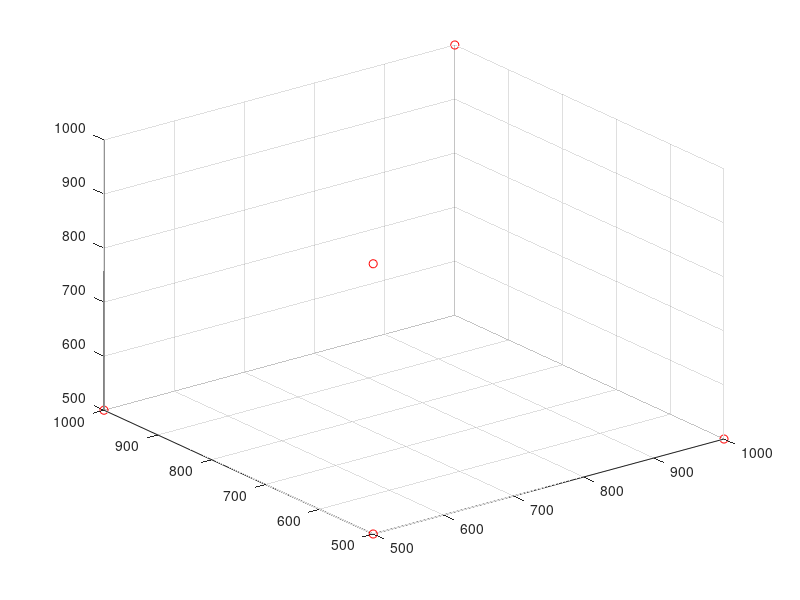

The MATLAB source for this figure: (Note: this script raises an error after producing the figure.)

clear all; close all;
global e1 e2 e3 e4 e5 Uc Vc Up Vp Nb_Points;
format long;
VAR=0;
% CAMERA MODEL 1 (translation T1, rotation R1 with respect to O)
au1=85;av1=90;uo1=130;vo1=135;
A1=[au1 0 uo1 0;0 av1 vo1 0;0 0 1 0];
a=0;b=0;c=0;
tx=0;ty=0;tz=0;
Rx=[1 0 0;0 cos(a) -sin(a);0 sin(a) cos(a)];
Ry=[cos(b) 0 sin(b);0 1 0;-sin(b) 0 cos(b)];
Rz=[cos(c) -sin(c) 0;sin(c) cos(c) 0;0 0 1];
R1=Rz*Ry*Rx;
T1=[tx;ty;tz];
RT1=[R1 T1;0 0 0 1];
ART1=A1*RT1;
% CAMERA MODEL 2 (translation T2, rotation R2 with respect to O)
au2=85;av2=90;uo2=130;vo2=135;
a=0.1;b=0.7;c=0.2;
tx=1000;ty=-400;tz=230;
Rx=[1 0 0;0 cos(a) -sin(a);0 sin(a) cos(a)];
Ry=[cos(b) 0 sin(b);0 1 0;-sin(b) 0 cos(b)];
Rz=[cos(c) -sin(c) 0;sin(c) cos(c) 0;0 0 1];
R2=Rz*Ry*Rx;
T2=[tx;ty;tz];
RT2=[R2 T2;0 0 0 1];
A2=[au2 0 uo2 0;0 av2 vo2 0;0 0 1 0];
ART2=A2*RT2;
% VECTORS OF 3-D POINTS
V(:,1) = [1000;500;500;1];
V(:,2) = [500;1000;500;1];
V(:,3) = [500;500;1000;1];
V(:,4) = [500;500;500;1];
V(:,5) = [1000;1000;1000;1];
scatter3(V(1,:), V(2,:), V(3,:),'r')

V(:,20) = [300;-431;3000;1];
V(:,11) = [500;-400;4020;1];
V(:,6) = [100;-50;4000;1];
V(:,7) = [300;-50;2000;1];
V(:,8) = [500;-50;3000;1];
V(:,9) = [700;-50;4000;1];
V(:,10) = [900;-50;2000;1];
V(:,12) = [300;50;4000;1];
V(:,13) = [500;50;2000;1];
V(:,14) = [700;50;3000;1];
V(:,15) = [900;50;4000;1];
V(:,16) = [100;400;2000;1];
V(:,17) = [500;400;3000;1];
V(:,18) = [500;400;4000;1];
V(:,19) = [700;400;2000;1];
V(:,21) = [450;75;2500;1];
V(:,22) = [375;25;2100;1];
V(:,23) = [450;30;1400;1];
V(:,24) = [300;-40;3200;1];
V(:,25) = [350;75;2000;1];
V(:,26) = [550;75;2300;1];
V(:,27) = [395;250;2100;1];
V(:,28) = [150;300;1000;1];
V(:,29) = [100;-80;2200;1];
V(:,30) = [450;175;1000;1];
V(:,31) = [345;-75;1500;1];
V(:,32) = [275;125;2350;1];
V(:,33) = [150;-30;1700;1];
V(:,34) = [600;-100;2000;1];
V(:,35) = [280;-50;1830;1];
V(:,36) = [145;-175;1700;1];
V(:,37) = [420;185;2400;1];
V(:,38) = [550;-70;1600;1];
V(:,39) = [705;-120;1000;1];
V(:,40) = [380;-70;700;1];

Nb_Points=40;

for i=1:Nb_Points,
P1(:,i) = ART1*V(:,i);
Uc(i) = P1(1,i)/P1(3,i);
Vc(i) = P1(2,i)/P1(3,i);
P2(:,i) = ART2*V(:,i);
Up(i) = P2(1,i)/P2(3,i);
Vp(i) = P2(2,i)/P2(3,i);
end

for i=1:Nb_Points-5,
 cx(i)=mean(V(1,:));
 cy(i)=mean(V(2,:));
 cz(i)=mean(V(3,:));
end

e1=V(1:4,1);
e2=V(1:4,2);
e3=V(1:4,3);
e4=V(1:4,4);
e5=V(1:4,5);

M1c=[85 0 130 0];%+[5 0 -4 0];
M2c=[0 90 135 0];%+[0 -3 5 0];
M3c=[0 0 1 0];
M1p=[85 0 130 0];%+[4 -3 1 5];
M2p=[0 90 135 0];%+[-6 1 4 -2];
M3p=[0 0 1 0];%+[1 2 -1 0];

X0=[M1c,M2c,M3c,M1p,M2p,M3p,cx,cy,cz];

options = optimoptions('lsqnonlin','Algorithm','levenberg-marquardt' ,'TolX',0.00000000001,'TolFun',0.00000000001);
[X,W] = lsqnonlin(@project, X0,[],[],options)
X
P3D=[X(24+1:24+Nb_Points-5);X(24+Nb_Points-5+1:24+2*(Nb_Points-5));X(24+2*(Nb_Points-5)+1:24+3*(Nb_Points-5))];
Erreur_Points=P3D-V(1:3,6:Nb_Points)
Erreur_max=max(max(abs(Erreur_Points)))
Erreur_moy=mean(mean(abs(Erreur_Points)))

M1c=X(1:4);
M2c=X(5:8);
M3c=X(9:12);
Mc=[M1c;M2c;M3c];
Erreur_cam=Mc-ART1

M1p=X(13:16);
M2p=X(17:20);
M3p=X(21:24);
Mp=[M1p;M2p;M3p];
Erreur_proj=Mp-ART2

for i=1:5,
P=[Mc(1,1)-Mc(3,1)*Uc(i),Mc(1,2)-Mc(3,2)*Uc(i),Mc(1,3)-Mc(3,3)*Uc(i);
 Mc(2,1)-Mc(3,1)*Vc(i),Mc(2,2)-Mc(3,2)*Vc(i),Mc(2,3)-Mc(3,3)*Vc(i);
 Mp(1,1)-Mp(3,1)*Up(i),Mp(1,2)-Mp(3,2)*Up(i),Mp(1,3)-Mp(3,3)*Up(i);
 Mp(2,1)-Mp(3,1)*Vp(i),Mp(2,2)-Mp(3,2)*Vp(i),Mp(2,3)-Mp(3,3)*Vp(i)];
F=[Mc(3,4)*Uc(i)-Mc(1,4);
 Mc(3,4)*Vc(i)-Mc(2,4);
 Mp(3,4)*Up(i)-Mp(1,4);
 Mp(3,4)*Vp(i)-Mp(2,4)];
N=inv(P'*P)*P'*F;
Erreur_Ref=N-V(1:3,i)
end
plot3(V(1,6:Nb_Points),V(2,6:Nb_Points),V(3,6:Nb_Points),'ro',P3D(1,:),P3D(2,:),P3D(3,:),'y*',V(1,1:5),V(2,1:5),V(3,1:5),'g+')
